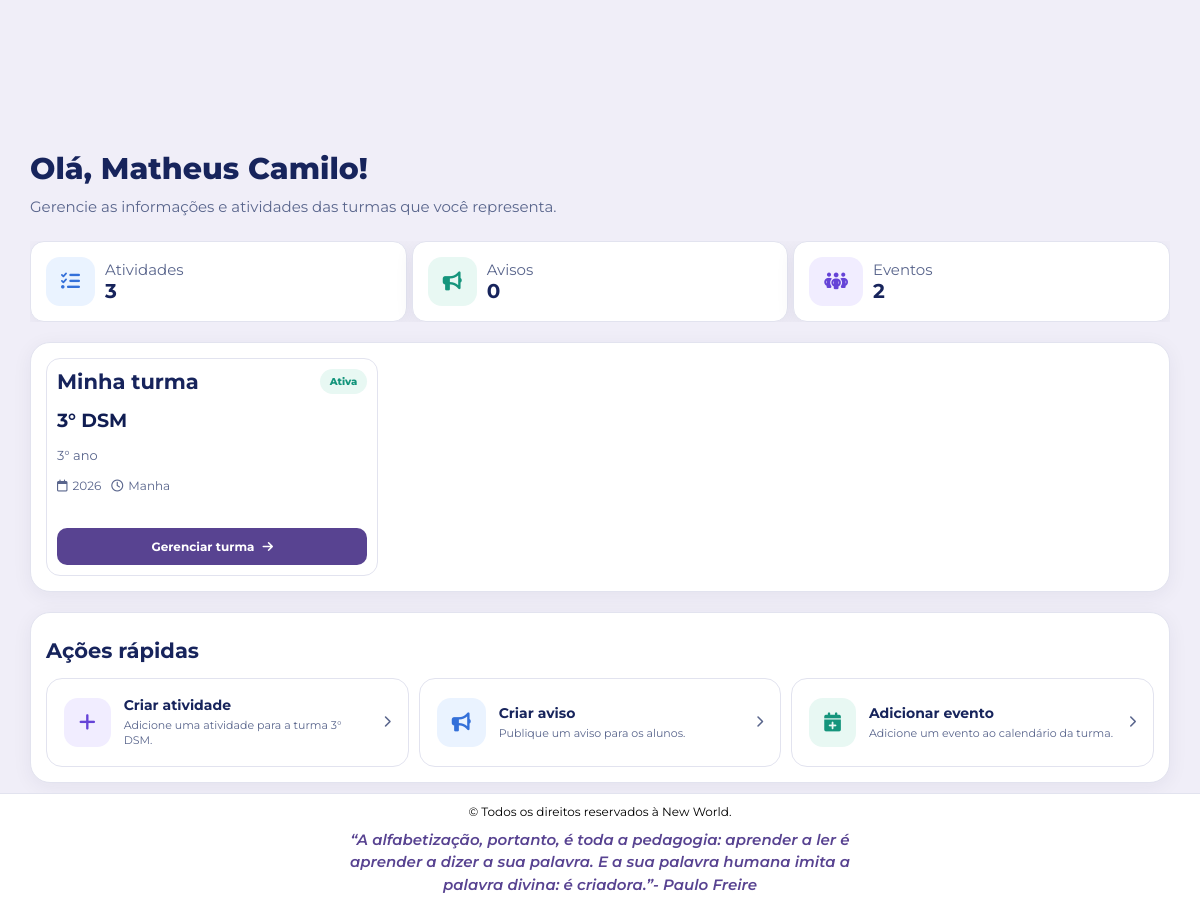
/adminRepresentante.php (signed in), run on the app's committed database.
### tables this page shows
CREATE TABLE `turmas` (
  `id` int(10) UNSIGNED NOT NULL,
  `nome` varchar(80) NOT NULL,
  `serie` varchar(40) DEFAULT NULL,
  `turno` enum('manha','tarde','noite') NOT NULL DEFAULT 'manha',
  `ano_letivo` year(4) NOT NULL,
  `ativa` tinyint(1) NOT NULL DEFAULT 1,
  `codigo_convite` varchar(12) NOT NULL
);

### Settings/auth.php (called while the page is built, shortened)
<?php
require_once __DIR__ . '/config.php';
function e(?string $value): string
{
    return htmlspecialchars($value ?? '', ENT_QUOTES | ENT_SUBSTITUTE, 'UTF-8');
}

### Settings/config.php (called while the page is built, shortened)
<?php
function db(): PDO
{
    static $pdo = null;
if ($pdo === null) {
        $dsn = 'mysql:host=' . DB_HOST .
               ';port=3306' .
               ';dbname=' . DB_NAME .
               ';charset=utf8mb4';
        $pdo = new PDO($dsn, DB_USER, DB_PASS, [
            PDO::ATTR_ERRMODE => PDO::ERRMODE_EXCEPTION,
            PDO::ATTR_DEFAULT_FETCH_MODE => PDO::FETCH_ASSOC,
            PDO::ATTR_EMULATE_PREPARES => false,
        ]);
    }
    return $pdo;
}

### adminRepresentante.php (the view, shortened to what this page needs)
<?php
require_once __DIR__ . '/Settings/auth.php';
$usuarioId = (int) $_SESSION['user_id'];
$sql = "
    SELECT
        t.id,
        t.nome,
        t.serie,
        t.turno,
        t.ano_letivo
    FROM turma_membros tm
    INNER JOIN turmas t
        ON t.id = tm.turma_id
    WHERE tm.aluno_id = :aluno_id
      AND tm.papel = 'representante'
      AND t.ativa = 1
    ORDER BY t.ano_letivo DESC, t.nome
";
$stmt = db()->prepare($sql);
$stmt->execute([':aluno_id' => $usuarioId]);
$turmas = $stmt->fetchAll(PDO::FETCH_ASSOC);
$sqlAtividades = "
    SELECT COUNT(*)
    FROM atividades a
    INNER JOIN turma_disciplinas td
        ON td.id = a.turma_disciplina_id
    INNER JOIN turma_membros tm
        ON tm.turma_id = td.turma_id
    WHERE tm.aluno_id = :aluno_id
      AND tm.papel = 'representante'
";
$stmt = db()->prepare($sqlAtividades);
$stmt->execute([':aluno_id' => $usuarioId]);
$atividades = (int) $stmt->fetchColumn();
$sqlAvisos = "
    SELECT COUNT(*)
    FROM comunicados c
    LEFT JOIN turma_disciplinas td
        ON td.id = c.turma_disciplina_id
    INNER JOIN turma_membros tm
        ON tm.turma_id = COALESCE(td.turma_id, c.turma_id)
    WHERE tm.aluno_id = :aluno_id
      AND tm.papel = 'representante'
      AND c.conteudo = 'aviso'
";
$stmt = db()->prepare($sqlAvisos);
$stmt->execute([':aluno_id' => $usuarioId]);
$avisos = (int) $stmt->fetchColumn();
$sqlEventos = "
    SELECT COUNT(*)
    FROM eventos e
    INNER JOIN turma_membros tm
        ON tm.turma_id = e.turma_id
    WHERE tm.aluno_id = :aluno_id
      AND tm.papel = 'representante'
";
$stmt = db()->prepare($sqlEventos);
$stmt->execute([':aluno_id' => $usuarioId]);
$eventos = (int) $stmt->fetchColumn();
?>
<!doctype html>
<html lang="pt-BR">
<head>
    <link rel="stylesheet" href="Styles/adminRepresentante.css" />
    <link rel="stylesheet" href="Styles/root.css">
    <link rel="stylesheet" href="https://cdnjs.cloudflare.com/ajax/libs/font-awesome/6.7.2/css/all.min.css" />
</head>
<body>
    <main>
        <section class="hello">
            <h1>
                Olá, <?= e($_SESSION['user_name'] ?? 'Representante') ?>!
            </h1>
            <p>
                Gerencie as informações e atividades das turmas que você representa.
            </p>
        </section>
        <section id="summaryScroll">
            <a class="card-summary" href="activities.php">
                <div class="icon blue">
                    <i class="fa-solid fa-list-check"></i>
                </div>
                <div>
                    <span>Atividades</span>
                    <strong>
                        <?= $atividades ?>
                    </strong>
                </div>
            </a>
            <a class="card-summary" href="communities.php">
                <div class="icon green">
                    <i class="fa-solid fa-bullhorn"></i>
                </div>
                <div>
                    <span>Avisos</span>
                    <strong>
                        <?= $avisos ?>
                    </strong>
                </div>
            </a>
            <a class="card-summary" href="home.php">
                <div class="icon purple">
                    <i class="fa-solid fa-people-group"></i>
                </div>
                <div>
                    <span>Eventos</span>
                    <strong>
                        <?= $eventos ?>
                    </strong>
                </div>
            </a>
        </section>
        <section class="sections">
            <?php if (empty($turmas)): ?>
                <div class="empty">
                    <div class="empty-icon">
                        <i class="fa-solid fa-users-slash"></i></i>
                    </div>
                    <h3>Nenhuma turma encontrada</h3>
                    <p>Você ainda não foi definido como representante de nenhuma turma.</p>
                </div>
            <?php else: ?>
                <div class="class">
                    <?php foreach ($turmas as $turma): ?>
                        <div class="class-top">
                            <div class="sections-header">
                                <h2>Minha turma</h2>
                            </div>
                            <span class="status">
                                Ativa
                            </span>
                        </div>
                        <h3>
                            <?= e($turma['nome']) ?>
                        </h3>
                        <p class="grade">
                            <?= e($turma['serie'] ?? 'Turma') ?>
                        </p>
                        <div class="class-info">
                            <span>
                                <i class="fa-regular fa-calendar"></i>
                                <?= e((string) $turma['ano_letivo']) ?>
                            </span>
                            <span>
                                <i class="fa-regular fa-clock"></i>
                                <?= e(ucfirst($turma['turno'])) ?>
                            </span>
                        </div>
                        <a
                            href="adminTurma.php?id=<?= (int) $turma['id'] ?>"
                            class="btn-manage">
                            Gerenciar turma
                            <i class="fa-solid fa-arrow-right"></i>
                        </a>
                    <?php endforeach; ?>
                </div>
            <?php endif; ?>
        </section>
        <section class="sections">
            <?php if (!empty($turmas)): ?>
                <?php
                $turmaRapida = $turmas[0];
                ?>
                <div class="sections-header">
                    <h2 class="actions">
                        Ações rápidas
                    </h2>
                </div>
                <div class="actions-grid">
                    <a
                        href="criarAtividade.php?turma_id=<?= (int) $turmaRapida['id'] ?>"
                        class="action-card">
                        <div class="action-icon purple">
                            <i class="fa-solid fa-plus"></i>
                        </div>
                        <div>
                            <h3>Criar atividade</h3>
                            <p>
                                Adicione uma atividade para a turma
                                <?= e($turmaRapida['nome']) ?>.
                            </p>
                        </div>
                        <i class="fa-solid fa-chevron-right seta"></i>
                    </a>
                    <a
                        href="criarAviso.php?turma_id=<?= (int) $turmaRapida['id'] ?>"
                        class="action-card">
                        <div class="action-icon blue">
                            <i class="fa-solid fa-bullhorn"></i>
                        </div>
                        <div>
                            <h3>
                                Criar aviso
                            </h3>
                            <p>
                                Publique um aviso para os alunos.
                            </p>
                        </div>
                        <i class="fa-solid fa-chevron-right seta"></i>
                    </a>
                    <a
                       href="criarEventos.php?turma_id=<?= (int) $turmaRapida['id'] ?>"
                        class="action-card">
                        <div class="action-icon green">
                            <i class="fa-solid fa-calendar-plus"></i>
                        </div>
                        <div>
                            <h3>
                                Adicionar evento
                            </h3>
                            <p>
                                Adicione um evento ao calendário da turma.
                            </p>
                        </div>
                        <i class="fa-solid fa-chevron-right seta"></i>
                    </a>
                </div>
            <?php endif; ?>
        </section>
    </main>
    <footer class="footer">© Todos os direitos reservados à New World.
        <div class="quote">
            “A alfabetização, portanto, é toda a pedagogia: aprender a ler é aprender
            a dizer a sua palavra. E a sua palavra humana imita a palavra divina: é
            criadora.”- Paulo Freire
        </div>
    </footer>
</body>
</html>

### Styles/root.css (style rules this page uses)
:root { --main-purple: #584391; --brand-purple: rgba(109, 66, 219, 1); --light-purple: #7351df; --soft-purple: #f1edff; --title-blue: #17245c; --text-blue: #101d52; --secondary-blue: #59658c; --background: #f0eef8; --white: #ffffff; --border: #e2e3ef; --shadow: 0 4px 20px rgba(31, 37, 70, .06); --shadow-hover: 0 8px 28px rgba(109, 66, 219, .12); --button-shadow: 0 6px 20px rgba(88, 67, 145, 0.3); --radius: 14px; --input-radius: 16px; --card-radius: 18px; --large-radius: 20px; --pill-radius: 100px; }

### data on the page
turmas: nome "3° DSM", serie "3° ano", ano_letivo "2026", turno "Manha"

### other printed values
$_SESSION['user_name'] "Matheus Camilo"
$atividades "3"
$avisos "0"
$eventos "2"
